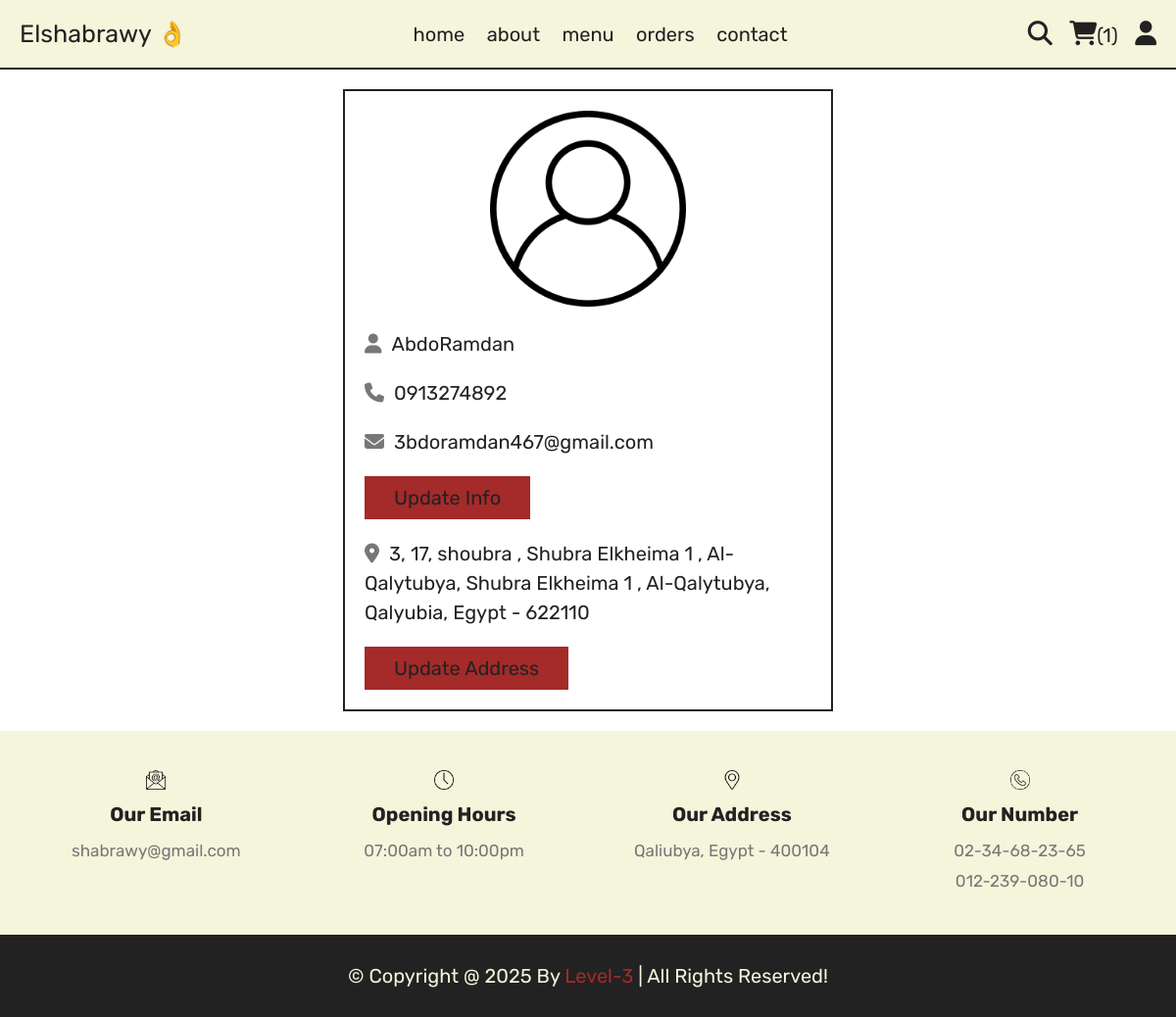
The app's page /profile.php (signed in) with its own data.
### tables this page shows
CREATE TABLE `users` (
  `id` int(11) NOT NULL,
  `name` varchar(20) NOT NULL,
  `email` varchar(50) NOT NULL,
  `number` varchar(10) NOT NULL,
  `password` varchar(50) NOT NULL,
  `address` varchar(500) NOT NULL
);

### profile.php (the view, shortened to what this page needs)
<?php
include 'components/connect.php';
if(isset($_SESSION['user_id'])){
   $user_id = $_SESSION['user_id'];
}else{
   $user_id = '';
   header('location:home.php');
};
?>
<!DOCTYPE html>
<html lang="en">
<head>
   <link rel="stylesheet" href="https://cdnjs.cloudflare.com/ajax/libs/font-awesome/6.1.1/css/all.min.css">
   <link rel="stylesheet" href="css/style.css">
</head>
<body>
<?php include 'components/user_header.php'; ?>
<section class="user-details">
   <div class="user">
      <img src="images/user-icon.png" alt="">
      <p><i class="fas fa-user"></i><span><span><?= $fetch_profile['name']; ?></span></span></p>
      <p><i class="fas fa-phone"></i><span><?= $fetch_profile['number']; ?></span></p>
      <p><i class="fas fa-envelope"></i><span><?= $fetch_profile['email']; ?></span></p>
      <a href="update_profile.php" class="btn">update info</a>
      <p class="address"><i class="fas fa-map-marker-alt"></i><span><?php if($fetch_profile['address'] == ''){echo 'please enter your address';}else{echo $fetch_profile['address'];} ?></span></p>
      <a href="update_address.php" class="btn">update address</a>
   </div>
</section>
<?php include 'components/footer.php'; ?>
</body>
</html>

### css/style.css (style rules this page uses)
:root { --brown: brown; --red: #e74c3c; --beige: beige; --black: #222; --light-color: #777; --border: 0.2rem solid var(--black); }
* { font-family: "Rubik", sans-serif; margin: 0; padding: 0; box-sizing: border-box; text-decoration: none; border: none; outline: none; }
html { font-size: 62.5%; overflow-x: hidden; scroll-behavior: smooth; stop-opacity: 7rem; }
section { margin: 0 auto; max-width: 1200px; padding: 2rem; }
.btn, .delete-btn { margin-top: 1rem; display: inline-block; font-size: 2rem; padding: 1rem 3rem; cursor: pointer; text-transform: capitalize; transition: 0.2s linear; }
.btn { background-color: var(--brown); color: var(--black); }
.user-details .user { max-width: 50rem; margin: 0 auto; border: var(--border); padding: 2rem; }
.user-details .user img { width: 100%; height: 20rem; object-fit: contain; margin-bottom: 1rem; }
.user-details .user p { padding: 1rem 0; line-height: 1.5; font-size: 2rem; }
.user-details .user p span { color: var(--black); }
.user-details .user p i { margin-right: 1rem; color: var(--light-color); }
.user-details .user .address { margin-top: 1rem; }

### records on screen
users: name "AbdoRamdan", number "0913274892", email "3bdoramdan467@gmail.com", address "3, 17, shoubra , Shubra Elkheima 1 , Al-Qalytubya, Shubra Elkheima 1 , Al-Qalytubya, Qalyubia, Egypt - 622110"

### other values on screen
$total_cart_items "1"
